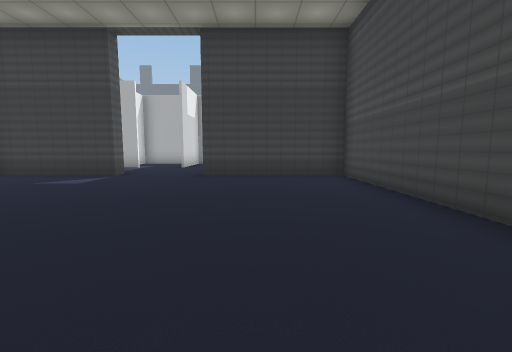
view 1 (above)

18 first-person views from a walk through a 3-D level made in the Unity game engine. The camera is 1.5 m above the floor, tilts 6° down and sees 90° across. Doors are open. The floor is counted in squares, 2 m on a side. Each view is taken from the middle of a square. On the plan, view 1 faces up. The plan holds only what a view shows up to about 9 squares ahead; the rest is blank. The place goes on beyond the plan. The player is left out.

view 2
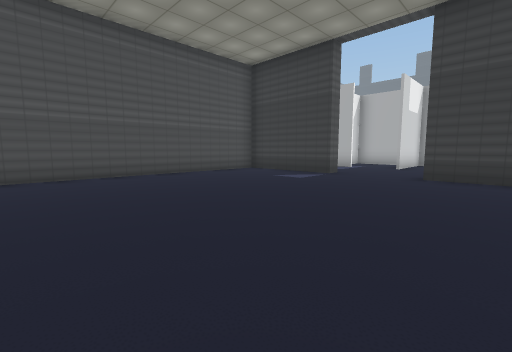

view 3
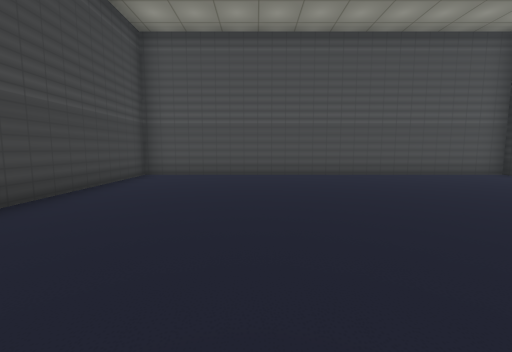

view 4
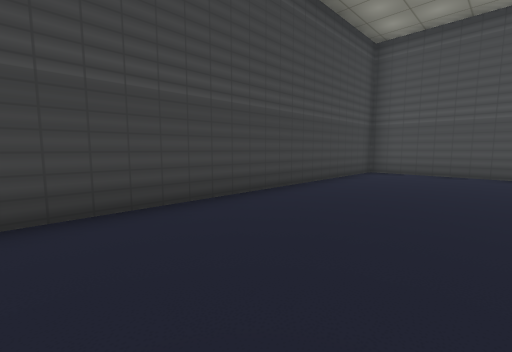

view 5
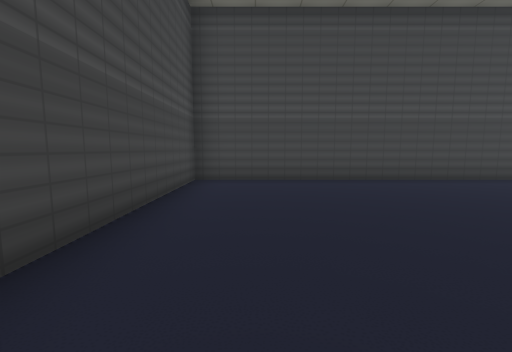

view 6
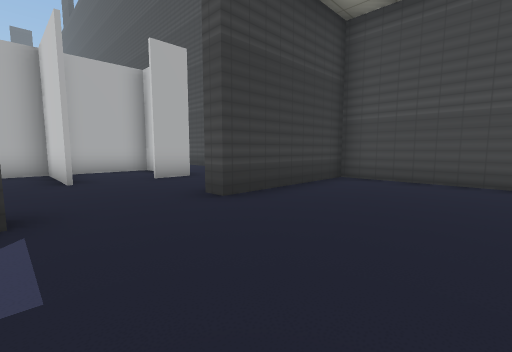

view 7
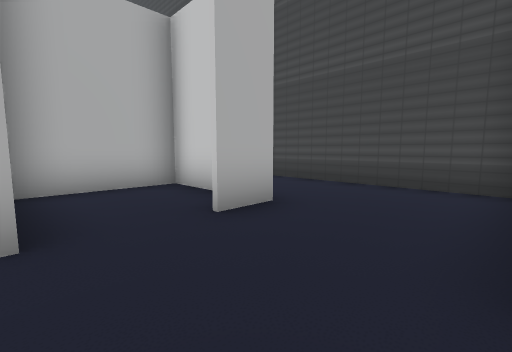

view 8
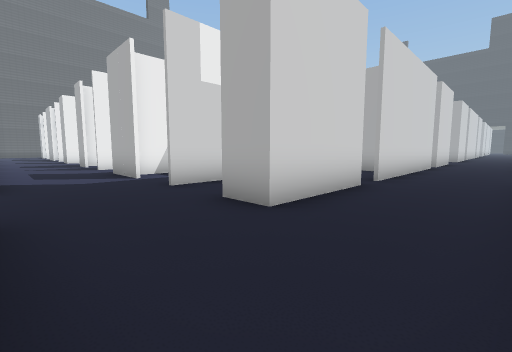

view 9
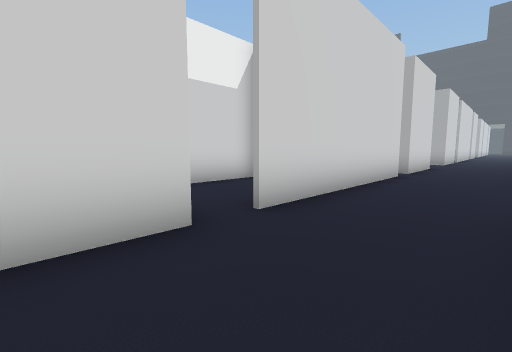

view 10
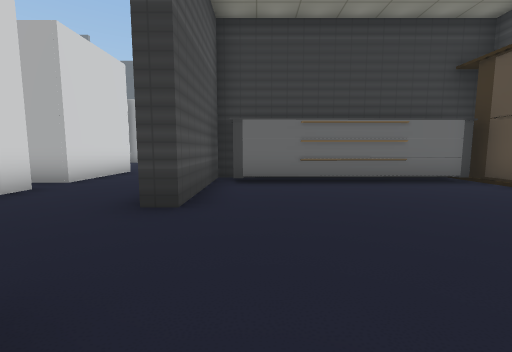

view 11
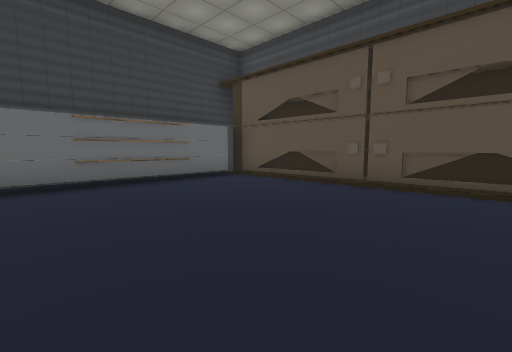

view 12
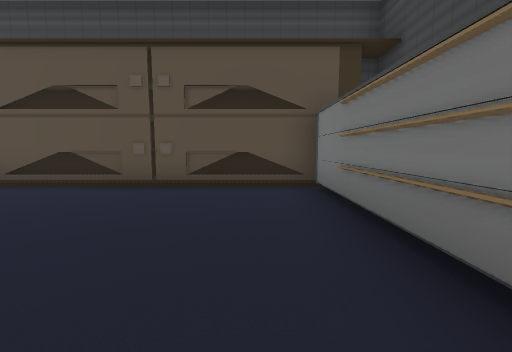

view 13
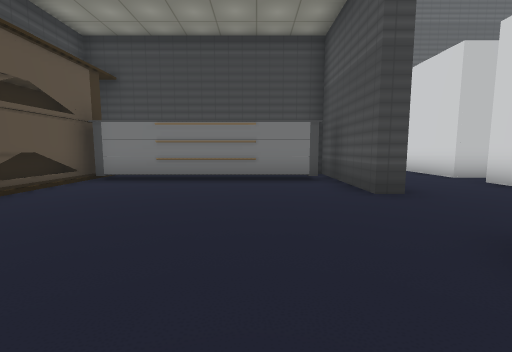

view 14
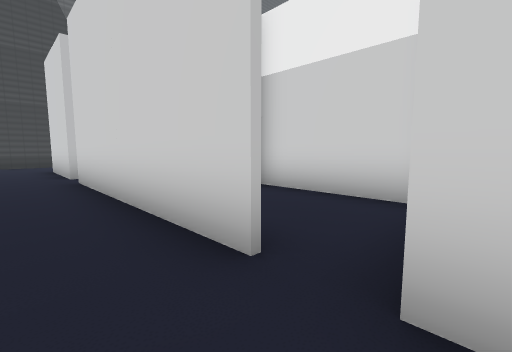

view 15
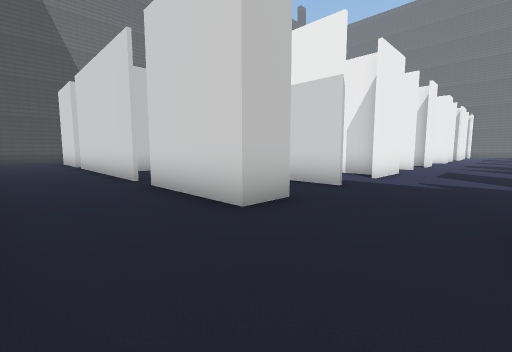

view 16
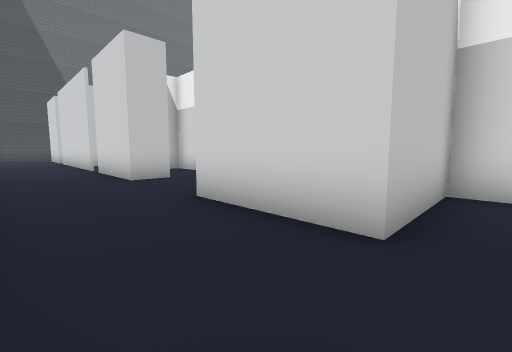

view 17
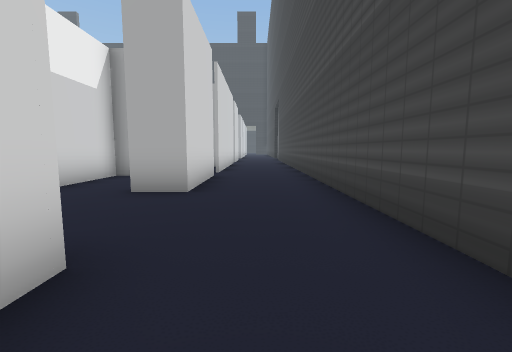

view 18
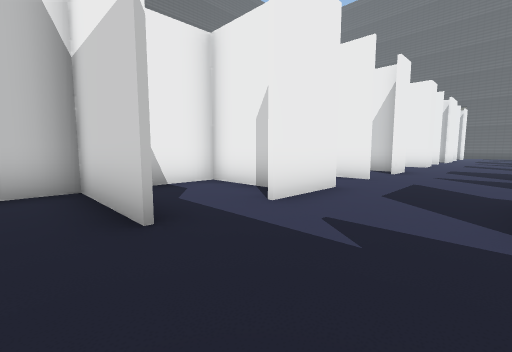

### Floor plan
Ten units are one square. View 1 is at (0, 0); x grows to the right and y downward. Boxes are objects, and circles mark ways between rooms. Rooms are numbered by the first view taken in them; rooms with no view inside come last. Other rooms are left out.
<svg viewBox="-80 -315 184 352">
<path fill="none" stroke="#000" d="M-40 -72 -75 -72 -75 32 25 32 25 -72 -15 -72M-3 -118 -3 -132 -40 -132M-15 -72 -15 -78M25 -79 25 -129M-2 -133 -2 -105 -12 -105M-30 -119 -30 -104M-40 -79 -40 -72M-2 -154 -2 -142M24 -158 30 -158 30 -122M35 -139 89 -139M89 -208 35 -206M92 -134 92 -212M84 -214 69 -214M99 -135 99 -208M30 -217 30 -182 25 -182M-2 -184 -2 -154M-12 -236 -2 -236 -2 -207M25 -234 25 -310M-30 -236 -30 -208 -19 -208M-2 -199 -2 -184M-30 -293 -2 -293 -2 -264 -12 -264M-2 -309 -2 -302M-30 -301 -30 -270M-11 -133 -2 -133M-30 -169 -30 -149M-12 -170 -18 -170M-30 -201 -30 -171M-18 -171 -12 -171M-2 -207 -11 -207M-57 -231 -57 -208 -41 -208"/>
<circle cx="-25" cy="-70" r="3" fill="#2a7"/>
<circle cx="15" cy="-150" r="3" fill="#2a7"/>
<circle cx="0" cy="-140" r="3" fill="#2a7"/>
<circle cx="15" cy="-190" r="3" fill="#2a7"/>
<circle cx="0" cy="-200" r="3" fill="#2a7"/>
<circle cx="-40" cy="-230" r="3" fill="#2a7"/>
<text x="-30" y="-20">1</text>
<text x="0" y="-100">2</text>
<text x="60" y="-170">3</text>
<text x="0" y="-250">4</text>
<text x="-20" y="-150">5</text>
<text x="-20" y="-190">6</text>
<text x="-40" y="-220">7</text>
</svg>
Room 1 opens to room 2. Room 2 opens to room 3. Room 2 opens to room 5. Room 3 opens to room 4. Room 4 opens to room 6. Room 4 opens to room 7.

Where each view was taken, in squares from view 1:
view 1: 0 up, 0 right, facing up
view 2: 0 up, 0 right, facing up-left
view 3: 0 up, 0 right, facing left
view 4: 0 up, 1 right, facing down-left
view 5: 3 up, 1 right, facing down
view 6: 4 up, 4 left, facing up-right
view 7: 8 up, 3 left, facing up-right
view 8: 8 up, 2 right, facing up-left
view 9: 12 up, 2 right, facing up-left
view 10: 15 up, 4 right, facing up
view 11: 15 up, 4 right, facing up-right
view 12: 15 up, 4 right, facing right
view 13: 20 up, 5 right, facing down
view 14: 21 up, 1 right, facing down-left
view 15: 26 up, 2 right, facing down-left
view 16: 30 up, 2 right, facing down-left
view 17: 22 up, 1 right, facing up
view 18: 26 up, 2 left, facing down-left
